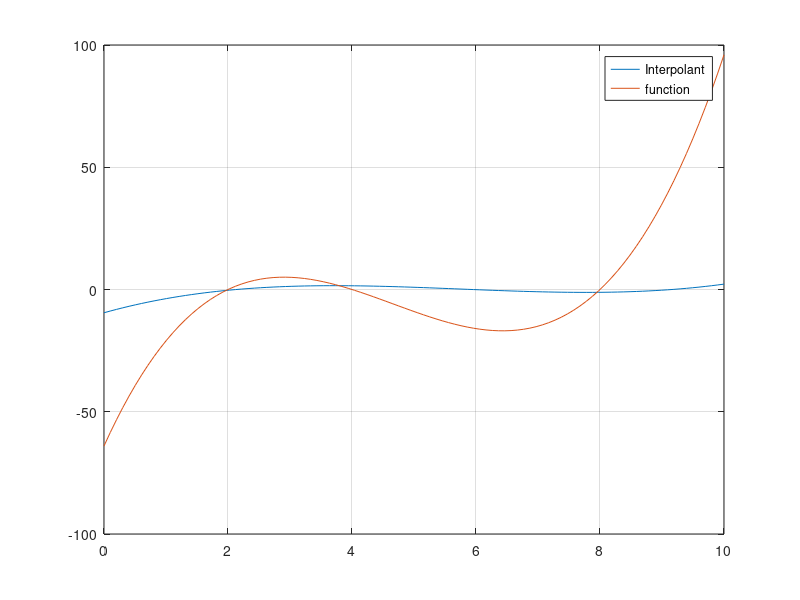

Write the MATLAB code that produced this figure. (Note: this script raises an error after producing the figure.)
%%
N = 100;
A = 0.0;
B = 10.0;
x = linspace(A,B,N);
%dlmwrite('mnk_grid.txt',N);
dlmwrite('mnk_grid.txt',x,'delimiter',' ');

%%
y = (x - 2).*(x - 4).*(x - 8);
p = load('mnk_result.txt');
p =(rot90(p,2));
y_p = polyval(p,x);
plot(x,y_p);
grid on
hold on
plot(x,y);
legend('Interpolant','function');
%%
clear
clc
[x y] = titanium();
s1 = csape(x,y);
fnplt( s1, 'b--', [594, 632] )
grid on
